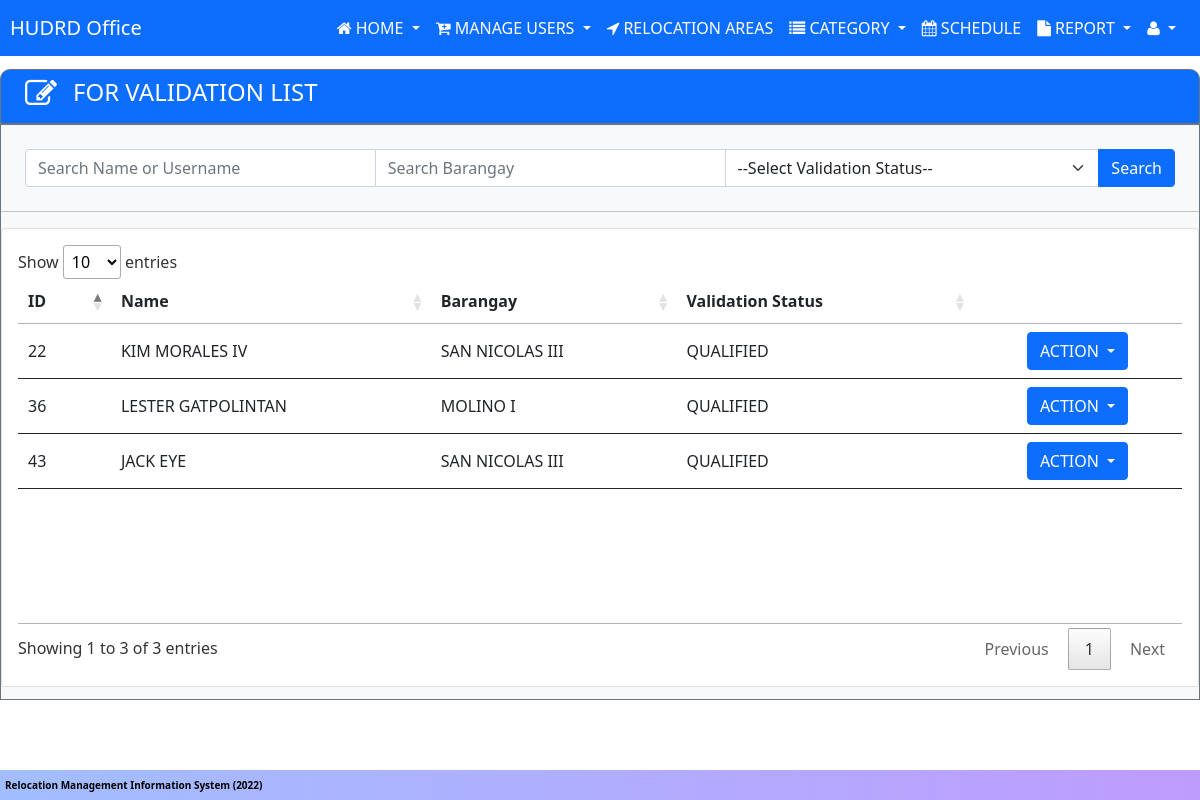
Page /userData/hudrd/hudrd-validation.php (signed in) on the earlier database version.
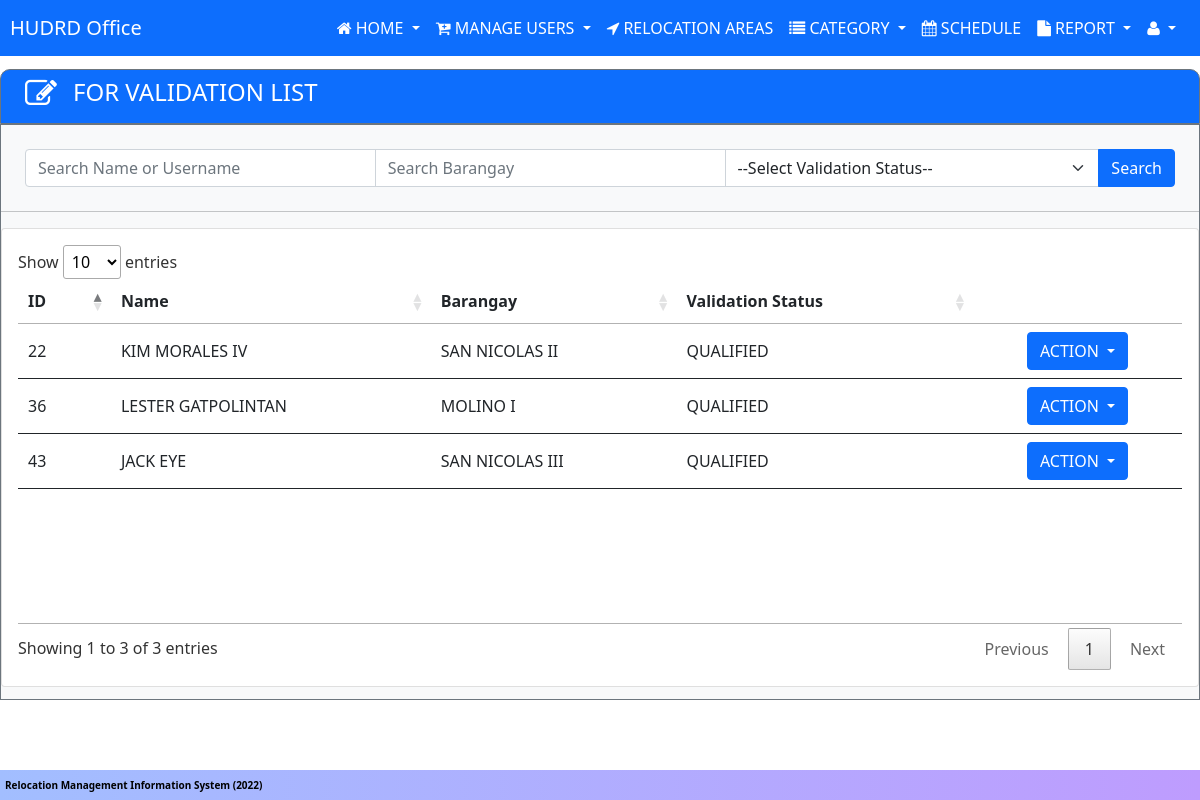
Same page on the later database version.
### tables this page shows
CREATE TABLE `tbl_users` (
  `user_id` int(11) NOT NULL AUTO_INCREMENT,
  `fname` varchar(100) NOT NULL,
  `mname` varchar(100) NOT NULL,
  `lname` varchar(100) NOT NULL,
  `ename` varchar(50) NOT NULL,
  `detailed_add` varchar(100) NOT NULL,
  `barangay` varchar(100) NOT NULL,
  `city` varchar(100) NOT NULL,
  `gender` varchar(255) NOT NULL,
  `age` int(11) NOT NULL,
  `bday` date NOT NULL,
  `contact_no` varchar(50) NOT NULL,
  `email` varchar(100) NOT NULL,
  `resetCode` varchar(10) NOT NULL,
  `user_type` varchar(50) NOT NULL,
  PRIMARY KEY (`user_id`)
);

CREATE TABLE `tbl_validation` (
  `v_id` int(11) NOT NULL AUTO_INCREMENT,
  `v_occupant_type` varchar(255) NOT NULL,
  `v_length_of_stay` int(11) NOT NULL,
  `v_structure_class` varchar(255) NOT NULL,
  `v_structure_type` varchar(255) NOT NULL,
  `v_proof1` varchar(255) NOT NULL,
  `v_proof_file1` varchar(255) NOT NULL,
  `v_proof2` varchar(255) NOT NULL,
  `v_proof_file2` varchar(255) NOT NULL,
  `v_civil_status` varchar(255) NOT NULL,
  `v_partner_name` varchar(255) NOT NULL,
  `v_status` varchar(255) NOT NULL,
  `v_remark` varchar(255) NOT NULL,
  `v_handler` varchar(11) NOT NULL DEFAULT 'PENDING',
  `v_handled_date` date DEFAULT curdate(),
  `user_id` int(11) NOT NULL,
  PRIMARY KEY (`v_id`),
  UNIQUE KEY `user_id` (`user_id`),
  CONSTRAINT `fk_user_id` FOREIGN KEY (`user_id`) REFERENCES `tbl_users` (`user_id`) ON DELETE CASCADE ON UPDATE CASCADE
);

### includes/validationModal.php (the view, shortened to what the changed rows need)
<div class="dropdown">
    <button class="btn btn-primary dropdown-toggle" id="dropdownMenu1" type="button" data-bs-toggle="dropdown">
        ACTION
    </button>
</div>

### userData/hudrd/hudrd-validation.php (shortened to what the changed rows need)
<?php include '../../includes/header.php';
?>
<div class="bg-light  me-auto ms-auto border-1 border-secondary border" style="min-height: 72vh;">
    <div class="card">
        <div class="card-body">
            <table class="table table-hover table-responsive nowrap w-100" id="example">
                <thead>
                    <tr>
                        <th>ID</th>
                        <th>Name</th>
                        <th>Barangay</th>
                        <th>Validation Status</th>
                        <th></th>
                    </tr>
                </thead>
                <tbody>
                    <?php
                    require_once '../../includes/conn.php';
                    if (isset($_POST['submitSearch'])) {
                        $searchName = $conn->real_escape_string($_POST['searchKey']);
                        $searchBarangay = $conn->real_escape_string($_POST['barangay_filter']);
                        $searchStatus = $conn->real_escape_string($_POST['v_status_filter']);
                        $sql = "SELECT * FROM tbl_users INNER JOIN tbl_accounts ON tbl_users.user_id = tbl_accounts.user_id INNER JOIN tbl_validation ON tbl_users.user_id = tbl_validation.user_id ";
                        $condition = array();
                        if (!empty($searchName)) {
                            array_push($condition, "(tbl_users.fname LIKE '%$searchName%' OR tbl_users.lname LIKE '%$searchName%' OR tbl_users.ename LIKE '%$searchName%' OR tbl_users.mname LIKE '%$searchName%' OR CONCAT(tbl_users.fname,' ',tbl_users.lname) LIKE '%$searchName%' OR CONCAT(fname,' ',lname,' ',ename) LIKE '%$searchName%')");
                        }
                        if (!empty($searchBarangay)) {
                            array_push($condition, "tbl_users.barangay LIKE '%$searchBarangay%' ");
                        }
                        if (!empty($searchStatus)) {
                            array_push($condition, "tbl_validation.v_status = '$searchStatus'");
                        }
                        $query = $sql;
                        if (count($condition) > 0) {
                            $query .= " WHERE " . implode(' AND ', $condition);
                        }
                        $result = $conn->query($query);
                        if (mysqli_num_rows($result) > 0) {
                            while ($row = $result->fetch_assoc()) :
                    ?>
                    <tr>
                        <td><?php echo $row['v_id'] ?></td>
                        <td><?php echo $row['fname'] . " " . $row['lname'] . " " . $row['ename'] ?></td>
                        <td><?php echo $row['barangay'] ?></td>
                        <td><?php echo $row['v_status'] ?></td>
                        <td class="text-center">
                            <?php include "../../includes/validationModal.php" ?>
                        </td>
                    </tr>
                    <?php
                            endwhile;
                        } else {
                            echo '<td colspan="4" class=" text-danger text-center">
                    NO RECORDS FOUND
                    </td>';
                        }
                        ?>
                    <?php
                    } else {
                        $query = $conn->query("SELECT * FROM tbl_users  INNER JOIN tbl_accounts ON tbl_users.user_id = tbl_accounts.user_id INNER JOIN tbl_validation ON tbl_users.user_id = tbl_validation.user_id ");
                        if (mysqli_num_rows($query) > 0) {
                            while ($row = mysqli_fetch_array($query)) :
                        ?>
                    <tr>
                        <td><?php echo $row['v_id'] ?></td>
                        <td><?php echo $row['fname'] . " " . $row['lname'] . " " . $row['ename'] ?></td>
                        <td><?php echo $row['barangay'] ?></td>
                        <td><?php echo $row['v_status'] ?></td>
                        <td class="text-center">
                            <?php include "../../includes/validationModal.php" ?>
                        </td>
                    </tr>
                    <?php
                            endwhile;
                        } else {
                            echo '<td colspan="4" class=" text-danger text-center">
                    NO RECORDS FOUND
                    </td>';
                        }
                    }
                    ?>
                </tbody>
            </table>
        </div>
    </div>
</div>
<?php include '../../includes/footer.php'; ?>

Differences in the rows shown:
changed tbl_users "KIM": barangay "SAN NICOLAS III" → "SAN NICOLAS II"
